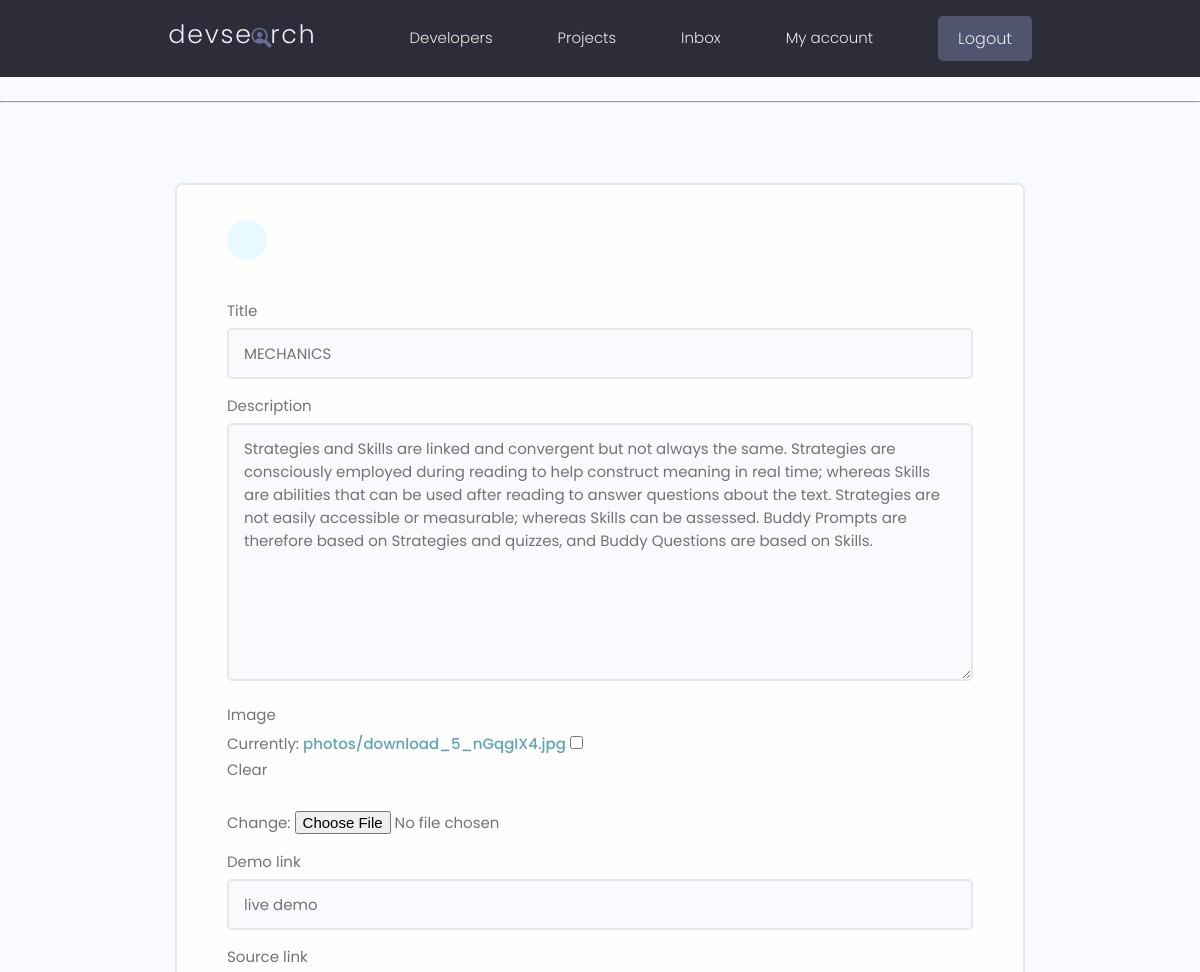
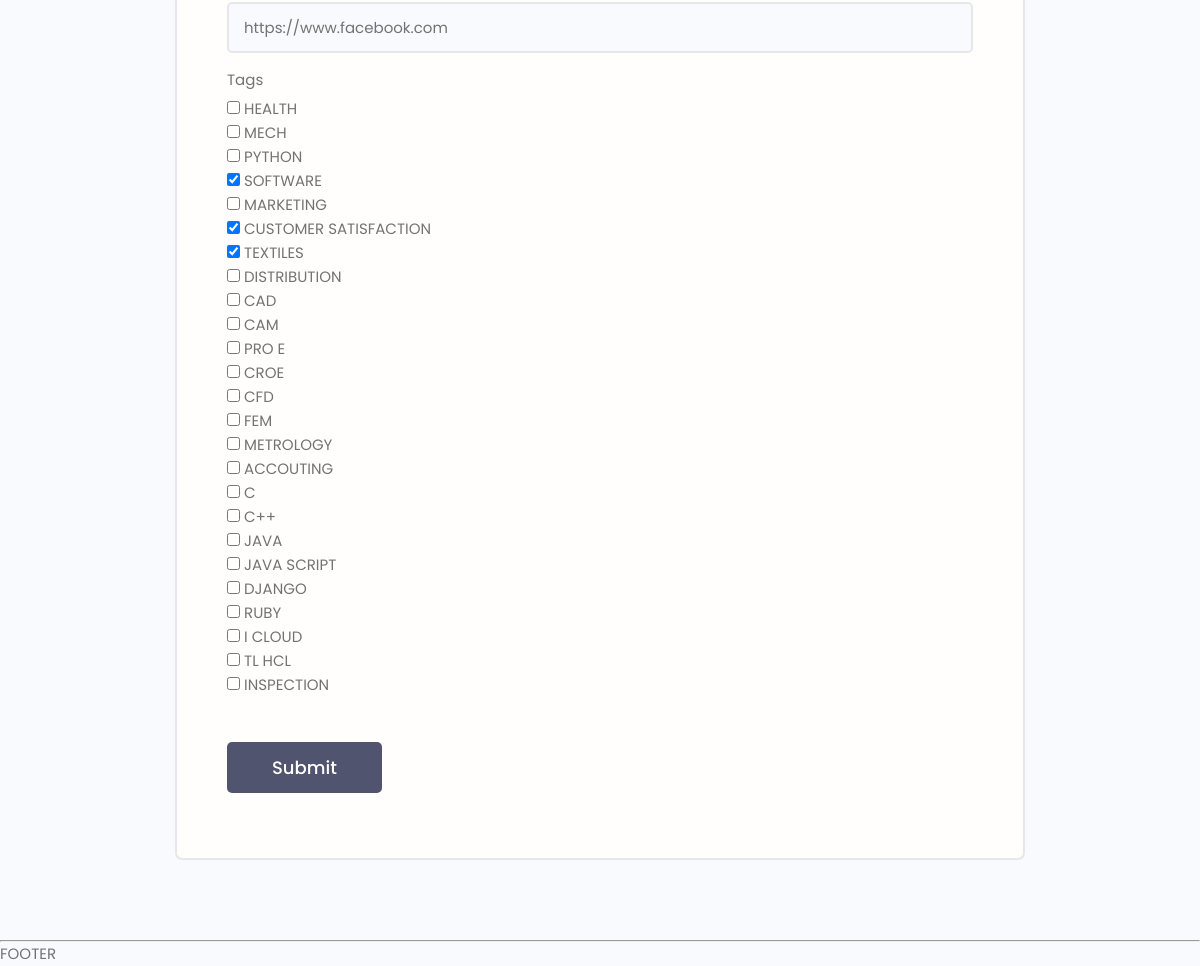
Screenshot of /project1/update-project/21/ (signed in) with the database file from the repository (2 pictures, top to bottom).
### project1/models.py (models this page shows, shortened)
class Project(models.Model):
    project_type = [('static','static application'),
                    ('dynamic','web application')
    ]
    owner = models.ForeignKey(Profile,on_delete=models.CASCADE,null=True,blank=True)
    title = models.CharField (max_length=500)
    description = models.TextField (max_length=5000,null=True,blank=True)
    image = models.ImageField (upload_to='photos/', default='photos/download.jpg',null=True,blank=True)
    demo_link = models.CharField (max_length=2000,null=True,blank=True)
    source_link = models.CharField (max_length=2000,null=True,blank=True)
    tags= models.ManyToManyField('Tag',blank=True)
    created = models.DateTimeField (auto_now_add=True)
    vote_total = models.IntegerField (default=0,null=True,blank=True)
    vote_ratio = models.IntegerField (default=0,null=True,blank=True)
    type = models.CharField (max_length=30,choices=project_type,null=True,blank=True)

### project1/views.py (the view)
# urls.py: path('update-project/<str:pk>/',views.updateproject, name='update-project'),
@login_required(login_url='users:login')
def updateproject(request,pk):
    profile = request.user.profile
    projobject = profile.project_set.get(id=pk)
    form = ProjectForm(instance=projobject)
    if request.method == 'POST':
        form = ProjectForm(request.POST,instance=projobject)
        if form.is_valid():
            form.save()
            messages.success(request,'project updated successfully')
            return redirect('users:account')
    context = { 'form' : form, }
    return render(request, 'project1/project-form.html', context)

### project1/forms.py
class ProjectForm(ModelForm):
    class Meta:
        model = Project
        fields = ['title','description','image','demo_link','source_link','tags']
        widgets = {
            'tags' : forms.CheckboxSelectMultiple(),
        }
    def __init__(self,*args,**kwargs):
        super().__init__(*args,**kwargs)
        for label,field in self.fields.items():
            field.widget.attrs.update({'class':'input'})

### project1/models.py (called while the page is built)
    def __str__(self):
        return self.name

### project1/templates/project1/project-form.html (shortened to what this page needs)
{% extends 'main.html' %}
{% block content %}
    <main class="formPage my-xl">
        <div class="content-box">
            <div class="formWrapper">
                <a class="backButton" href="{% url 'users:account' %}"></a>
                <br>
                <form class="form" action="" method="POST" enctype="multipart/form-data">
                    {% for field in form %}
                    <div class="form__field">
                        <label for="formInput#text">{{ field.label }} </label>
                        {{field}}
                    </div>
                    {% endfor %}
                    <input class="btn btn--sub btn--lg  my-md" type="submit" value="Submit" />
                </form>
            </div>
        </div>
    </main>
{% endblock %}

### static/styles/app.css (style rules this page uses)
:root { --color-sub: #2d2d39; }
.btn--sub { background-color: var(--color-sub-light); }
.content-box { width: 95%; max-width: 85rem; margin: 0 auto; }
.backButton { background: var(--color-main-light); color: var(--color-main); width: 4rem; height: 4rem; display: flex; align-items: center; justify-content: center; border-radius: 50%; }
.formPage .formWrapper { list-style: none; background: var(--color-white); padding: 3.5rem 5rem; border: 2px solid var(--color-light); border-radius: 0.7rem; }

### static/uikit/styles/modules/_variables.css (style rules this page uses)
:root { --color-main: #5aa5b9; --color-main-light: #e6faff; --color-sub: #3f4156; --color-sub-light: #51546e; --color-sub-lighter: #ededfd; --color-text: #737373; --color-gray: #8b8b8b; --color-light: #e5e7eb; --color-light-gray: #767676; --color-bg: #f8fafd; --color-white: #fffefd; --color-white-light: #f3f3f3; --color-success: #359e64; --color-success-bg: #def8e8; --color-error: #fc4b0b; --color-error-bg: #fff2ee; --font-base: 'Poppins', arial, helvetica, 'Segoe UI', roboto, ubuntu, sans-serif; --font-monospace: 'Fira Code', 'Courier New', courier, monospace; --font-regular: 300; --font-medium: 500; --font-bold: 700; --generic-shadow: 1px 1px 5px #00000010; --generic-transition: all 0.3s ease-in-out; }

### static/uikit/styles/modules/_base.css (style rules this page uses)
* { margin: 0; padding: 0; box-sizing: border-box; text-rendering: optimizeLegibility; color: inherit; font-size: inherit; }
html { font-size: 50%; }
@media only screen and (min-width: 480px) { html { font-size: 56.25%; } }
@media only screen and (min-width: 1200px) { html { font-size: 62.5%; } }
body { line-height: 1.6; font-weight: 400; font-size: 1.5rem; color: var(--color-text); background-color: var(--color-bg); min-height: 100vh; }

### static/uikit/styles/modules/_typography.css (style rules this page uses)
* { font-family: var(--font-base); }
a { padding-bottom: 2px; text-decoration: none; display: inline-block; color: var(--color-main); font-weight: var(--font-medium); }

### static/uikit/styles/modules/_utilities.css (style rules this page uses)
.my-md { margin: 3rem auto; }
.my-xl { margin: 8rem auto; }

### static/uikit/styles/modules/_button.css (style rules this page uses)
.btn { display: inline-block; position: relative; cursor: pointer; background-color: var(--color-light); font-weight: var(--font-medium); color: var(--color-sub); text-decoration: none; padding: 1rem 2rem; border-radius: 0.5rem; border: none; width: -webkit-fit-content; width: -moz-fit-content; width: fit-content; height: -webkit-fit-content; height: -moz-fit-content; height: fit-content; font-size: 1.6rem; outline-width: 0; outline-color: transparent; -webkit-backface-visibility: hidden; backface-visibility: hidden; transition: all 0.3s ease-in-out; }
.btn--sub { background-color: var(--color-sub); color: var(--color-white); }
.btn--lg { font-size: 1.8rem; padding: 1.2rem 4.5rem; }

### static/uikit/styles/modules/_form.css (style rules this page uses)
.form { display: block; }
.form__field { margin-top: 1.5rem; margin-bottom: 1.5rem; }
.form__label, .form__field > label { display: block; margin-bottom: 0.5rem; color: var(--color-text); }
input.input[type='text'], input.input[type='email'], input.input[type='password'], input.input[type='number'], select.input, textarea.input { min-width: 24rem; width: 100%; padding: 1.2rem 1.5rem; border-radius: 0.5rem; border: 2px solid var(--color-light); transition: all 0.3s ease-in-out; background-color: var(--color-bg); }

### rows the page displays
Project: form "MECHANICS" "Strategies and Skills are linked and convergent but not always the same. Strategies are consciously employed during reading to help construct meaning in real time; whereas Skills are abilities that can be used after reading to answer questions about the text. Strategies are not easily accessible or measurable; whereas Skills can be assessed. Buddy Prompts are therefore based on Strategies and quizzes, and Buddy Questions are based on Skills." "live demo" "https://www.facebook.com"

### other values shown
{{ field.label }} "Title" "Description" "Image" "Demo link" "Source link" "Tags"
